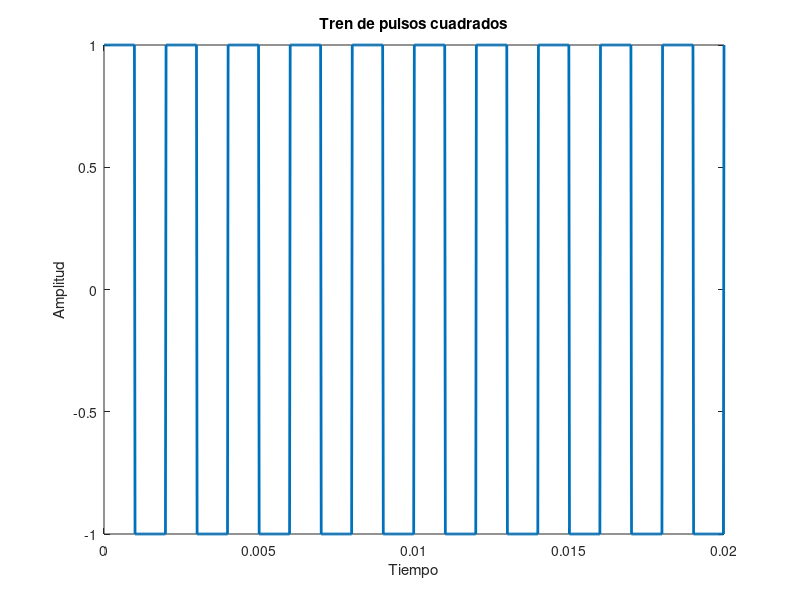

Write MATLAB code to recreate this figure.
% Definir las variables
T = 2e-3; % Período del tren de pulsos
t = linspace(0, 10*T, 1000); % Definir el vector de tiempo
impulso = square(2*pi*t/T); % Generar el tren de pulsos cuadrados

% Graficar el tren de pulsos
plot(t, impulso, 'LineWidth', 2);
xlabel('Tiempo');
ylabel('Amplitud');
title('Tren de pulsos cuadrados');
